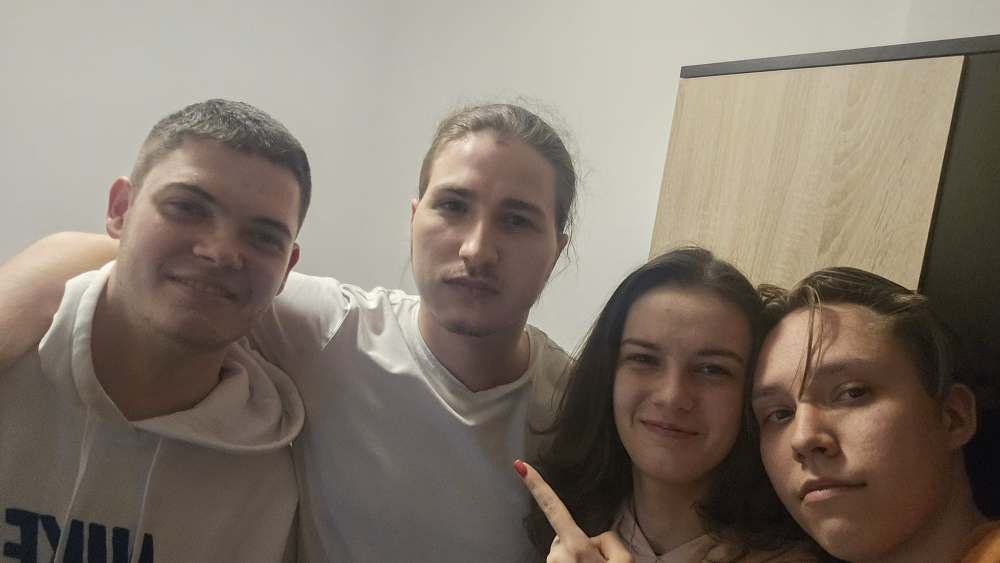
#> input picture COE Convert/photo.jpeg, 2000 x 1126 px, given in place of the camera (shown at 1/2 size)
$ python main.py
#> lines starting #> are read from the running program, lines starting #| are printed output that depends on the picture
### Screenshot Scripts/Python Script/screenshot.py
import cv2

def capture_webcam_screenshot(file_name='webcam_screenshot.jpg'):
    # Access the webcam
#> called with file_name = 'webcam_screenshot.jpg'
    cap = cv2.VideoCapture(0)

    # Check if the webcam is opened successfully
    if not cap.isOpened():
        print("Error: Unable to access the webcam")
        return

    # Capture a frame
    ret, frame = cap.read()
#> frame is the input picture: shape (1126, 2000, 3); mean B, G, R 108.1, 119.9, 130.8

    # Check if the frame is captured successfully
    if not ret:
        print("Error: Unable to capture frame")
        cap.release()
        return

    # Save the frame as an image
    cv2.imwrite(file_name, frame)

    # Release the webcam
    cap.release()

    print(f"Screenshot saved as {file_name}")

# Call the function to capture and save a screenshot
# capture_webcam_screenshot()

### Screenshot Scripts/Python Script/convert.py
from PIL import Image
import os

# Constants
ORIGINAL_FILENAME = 'webcam_screenshot.jpg'

def convert_to_coe():

# Load image
    print(f"Screenshot to be edited: {ORIGINAL_FILENAME}")

    img = Image.open(ORIGINAL_FILENAME)
# Resize image
    print("Resizing image to 320x240 pixels")
    img = img.resize((320, 240))
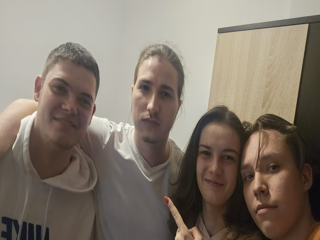
#> img: PIL image 320x240 RGB; mean R, G, B 130.8, 119.9, 108.1

# Scale from 0-255 to 0-15
#
    print("Scaling pixel values from 0-255 to 0-15")
    img = img.convert('RGB')
    img = img.point(lambda p: p * 15 / 255)
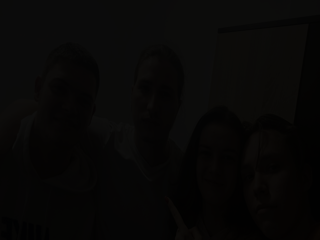
#> img: PIL image 320x240 RGB; mean R, G, B 7.66, 7.04, 6.36

# Open COE file for writing
    file_id = open('image_data.coe', 'w')

# Iterate over each pixel and write to COE file
    print("Writing pixel values to image_data.coe")
    for row in range(img.height):
        for col in range(img.width):
            r, g, b = img.getpixel((col, row))
            file_id.write(f'{r:01X}{g:01X}{b:01X} ')

    file_id.close()
# fprintf(fileID, 'memory_initialization_radix=16;\nmemory_initialization_vector=\n');
# for BRAM init

### Screenshot Scripts/Python Script/main.py
import screenshot
import convert

if __name__ == '__main__':
	while(True):
		screenshot.capture_webcam_screenshot()
#> (the run stopped early here; a loop or call above may not have finished)
